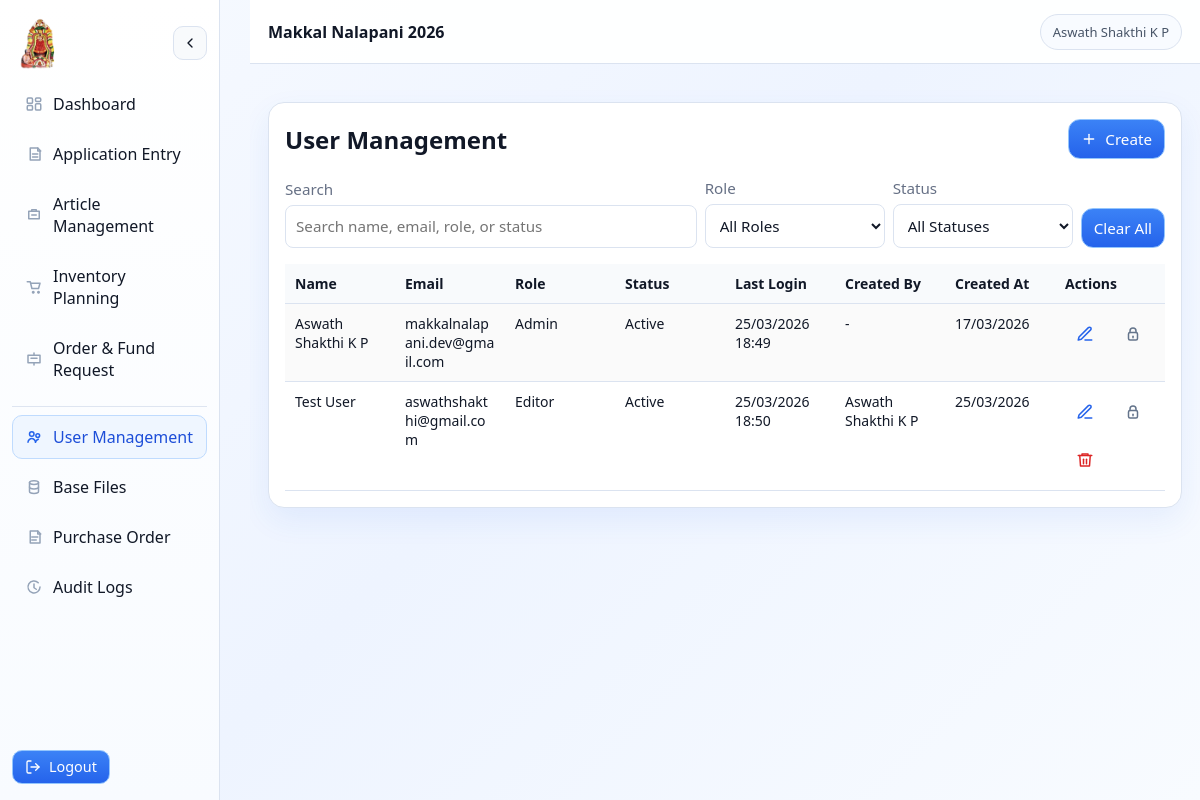
Before: /ui/users/ (signed in) with the older database file.
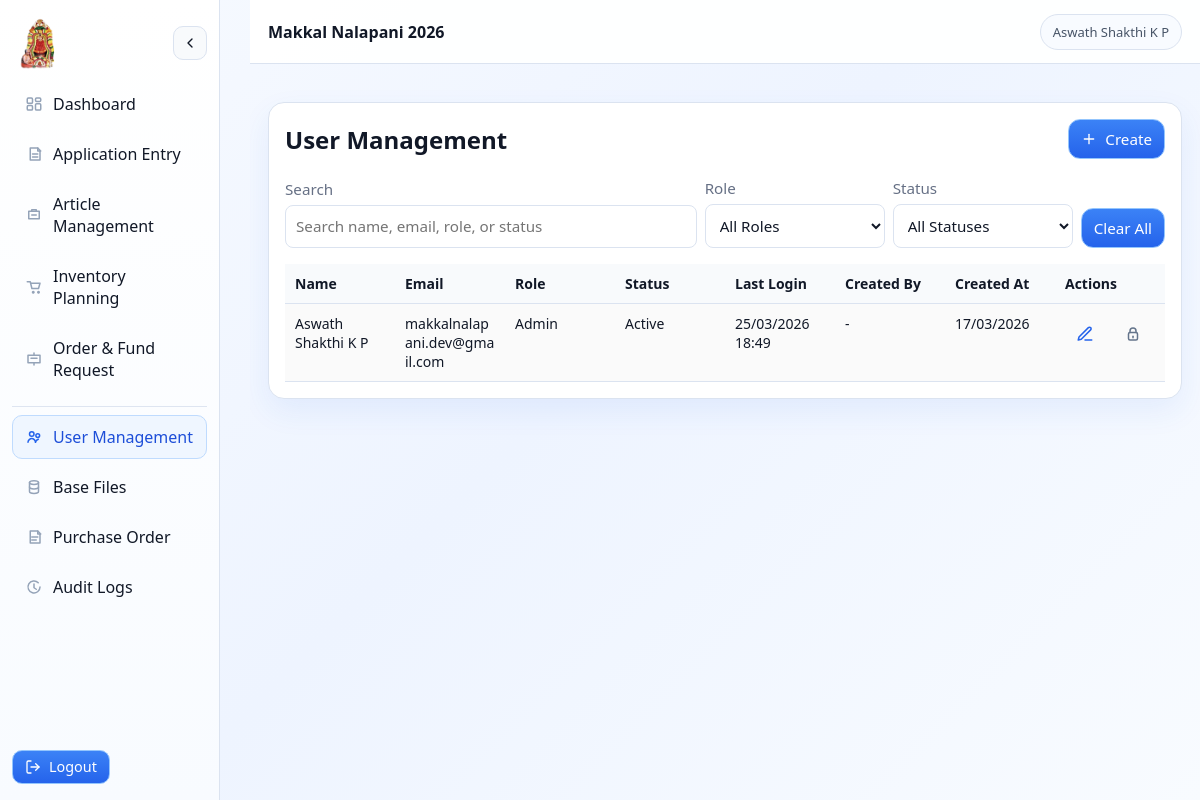
After: the same page with the newer database file.
### core/models.py (models this page shows, shortened)
class AppUser(AbstractUser):
    id = models.UUIDField(primary_key=True, default=uuid4, editable=False)
    username = None
    email = models.EmailField(unique=True)
    role = models.CharField(max_length=12, choices=RoleChoices.choices, default=RoleChoices.VIEWER)
    status = models.CharField(max_length=9, choices=StatusChoices.choices, default=StatusChoices.ACTIVE)
    created_by = models.ForeignKey(
        "self",
        null=True,
        blank=True,
        on_delete=models.SET_NULL,
        related_name="created_app_users",
    )
    created_at = models.DateTimeField(default=timezone.now)
    updated_at = models.DateTimeField(auto_now=True)
    objects = AppUserManager()
    USERNAME_FIELD = "email"
    REQUIRED_FIELDS: list[str] = []
    class Meta:
        db_table = "app_users"
        verbose_name = "App User"
        verbose_name_plural = "App Users"
    @property
    def display_name(self) -> str:
        full = self.get_full_name().strip()
        return full or self.email
    def get_module_permission_map(self):
        cache_name = "_resolved_module_permission_map"
        if hasattr(self, cache_name):
            return getattr(self, cache_name)
        permission_map = build_role_module_permission_map(self.role)
        if hasattr(self, "_prefetched_objects_cache") and "module_permissions" in self._prefetched_objects_cache:
            permission_rows = list(self._prefetched_objects_cache["module_permissions"])
        else:
            permission_rows = list(self.module_permissions.all())
        for permission in permission_rows:
            module_key = permission.module_key
            permission_map[module_key] = {
                f"can_{action}": bool(getattr(permission, f"can_{action}", False))
                for action in ALL_MODULE_PERMISSION_ACTIONS
            }
        setattr(self, cache_name, permission_map)
        return permission_map
    def has_module_permission(self, module_key, action="view"):
        if not getattr(self, "is_authenticated", False):
            return False
        if self.is_superuser:
            return True
        if self.status != StatusChoices.ACTIVE:
            return False
        resolved_key = getattr(module_key, "value", module_key)
        permission_field = action if str(action).startswith("can_") else f"can_{action}"
        return bool(self.get_module_permission_map().get(str(resolved_key), {}).get(permission_field, False))

### core/web_views.py (the view)
# urls.py: path("users/", web_views.UserManagementListView.as_view(), name="user-list"),
class UserManagementListView(LoginRequiredMixin, AdminRequiredMixin, ListView):
    module_key = models.ModuleKeyChoices.USER_MANAGEMENT
    permission_action = "view"
    model = models.AppUser
    template_name = "dashboard/user_management.html"
    context_object_name = "users"
    def get_queryset(self):
        queryset = models.AppUser.objects.select_related("created_by").order_by("first_name", "email")
        if q := (self.request.GET.get("q") or "").strip():
            queryset = queryset.filter(
                Q(first_name__icontains=q)
                | Q(last_name__icontains=q)
                | Q(email__icontains=q)
                | Q(role__icontains=q)
                | Q(status__icontains=q)
            )
        if role := (self.request.GET.get("role") or "").strip():
            queryset = queryset.filter(role=role)
        if status := (self.request.GET.get("status") or "").strip():
            queryset = queryset.filter(status=status)
        return queryset
    def get_context_data(self, **kwargs):
        context = super().get_context_data(**kwargs)
        context["filters"] = {
            "q": (self.request.GET.get("q") or "").strip(),
            "role": (self.request.GET.get("role") or "").strip(),
            "status": (self.request.GET.get("status") or "").strip(),
        }
        context["role_choices"] = models.RoleChoices.choices
        context["status_choices"] = models.StatusChoices.choices
        return context

### templates/dashboard/user_management.html (shortened to what this page needs)
{% extends "base.html" %}
{% block content %}
  <section class="card">
    <div class="toolbar" style="justify-content: space-between;">
      <div><h2 style="margin: 0;">User Management</h2></div>
      <a class="btn" href="{% url 'ui:user-create' %}">Create</a>
    </div>
    <form method="get" id="user-filter-form" class="form-section-card" style="margin: 18px 0 16px;">
      <div class="toolbar" style="align-items:end;">
        <div style="flex:1.3; max-width:520px;">
          <label>Search</label>
          <input class="input" type="text" name="q" value="{{ filters.q }}" placeholder="Search name, email, role, or status">
        </div>
        <div style="width: 180px;">
          <label>Role</label>
          <select class="input" name="role">
            <option value="">All Roles</option>
          </select>
        </div>
        <div style="width: 180px;">
          <label>Status</label>
          <select class="input" name="status">
            <option value="">All Statuses</option>
          </select>
        </div>
        <a class="btn" href="{% url 'ui:user-list' %}">Clear All</a>
      </div>
    </form>
    <div class="table-responsive">
      <table>
        <thead>
          <tr>
            <th>Name</th>
            <th>Email</th>
            <th>Role</th>
            <th>Status</th>
            <th>Last Login</th>
            <th>Created By</th>
            <th>Created At</th>
            <th>Actions</th>
          </tr>
        </thead>
        <tbody>
          {% for user in users %}
            <tr>
              <td>{{ user.display_name }}</td>
              <td>{{ user.email }}</td>
              <td>{{ user.get_role_display }}</td>
              <td><span class="status-text status-{{ user.status }}">{{ user.get_status_display }}</span></td>
              <td>{% if user.last_login %}{{ user.last_login|date:"d/m/Y H:i" }}{% else %}-{% endif %}</td>
              <td>{% if user.created_by %}{{ user.created_by.display_name }}{% else %}-{% endif %}</td>
              <td>{{ user.created_at|date:"d/m/Y" }}</td>
              <td>
                <div class="actions-inline">
                  <a class="btn btn-edit icon-btn" href="{% url 'ui:user-edit' user.pk %}" title="Edit" aria-label="Edit">
                    <svg viewBox="0 0 24 24"><path d="M12 20h9"/><path d="M16.5 3.5a2.1 2.1 0 1 1 3 3L7 19l-4 1 1-4Z"/></svg>
                  </a>
                  <a class="btn btn-reopen icon-btn" href="{% url 'ui:user-reset-password' user.pk %}" title="Reset password" aria-label="Reset password">
                    <svg viewBox="0 0 24 24"><path d="M12 17v-2"/><path d="M8 10V8a4 4 0 1 1 8 0v2"/><rect x="6" y="10" width="12" height="10" rx="2"/></svg>
                  </a>
                  {% if user != request.user %}
                    <form method="post" action="{% url 'ui:user-delete' user.pk %}" style="display:inline;" data-confirm-message="Delete this user?">
                      <button class="btn btn-danger icon-btn" type="submit" title="Delete" aria-label="Delete">
                        <svg viewBox="0 0 24 24"><path d="M3 6h18"/><path d="M8 6V4h8v2"/><path d="M19 6l-1 14H6L5 6"/><path d="M10 11v6"/><path d="M14 11v6"/></svg>
                      </button>
                    </form>
                  {% endif %}
                </div>
              </td>
            </tr>
          {% empty %}
            <tr><td colspan="8">No users found.</td></tr>
          {% endfor %}
        </tbody>
      </table>
    </div>
  </section>
{% endblock %}

### templates/base.html (shortened to what this page needs)
<!doctype html>
<html lang="en">
<head>
  {% load static %}
  <link rel="stylesheet" href="{% static 'core/styles/mnp-theme.css' %}">
</head>
<body class="light {% if 'login' in request.path %}mnp-login{% endif %}">
  <div class="app-shell">
    <aside class="sidebar" id="app-sidebar">
      <div class="sidebar-header">
        <div class="sidebar-brand-row">
          <img class="sidebar-brand-logo" src="{% static 'core/images/login-logo.webp' %}" alt="Makkal Nala Pani logo">
          {% if request.user.is_authenticated %}
            <button class="sidebar-toggle" id="sidebar-close-toggle" type="button" aria-label="Close sidebar">
            </button>
          {% endif %}
        </div>
      </div>
      <nav class="menu">
        {% if request.user.is_authenticated %}
          {% with module_perms=request.user.get_module_permission_map %}
          <a href="{% url 'ui:dashboard' %}" class="menu-item {% if request.path == '/ui/' or '/ui/dashboard/' in request.path %}active{% endif %}">
            <span class="menu-icon"><svg viewBox="0 0 24 24"><rect x="3" y="4" width="7" height="7" rx="1.5"/><rect x="14" y="4" width="7" height="4.5" rx="1.5"/><rect x="14" y="11.5" width="7" height="8.5" rx="1.5"/><rect x="3" y="14" width="7" height="6" rx="1.5"/></svg></span><span class="menu-label">Dashboard</span>
          </a>
          {% if module_perms.application_entry.can_view %}
            <a href="{% url 'ui:master-entry' %}" class="menu-item {% if 'master-entry' in request.path %}active{% endif %}">
              <span class="menu-icon"><svg viewBox="0 0 24 24"><path d="M7 4h10l3 3v13H7z"/><path d="M17 4v4h4"/><path d="M10 12h7"/><path d="M10 16h7"/></svg></span><span class="menu-label">Application Entry</span>
            </a>
          {% endif %}
          {% if module_perms.article_management.can_view %}
            <a href="{% url 'ui:article-list' %}" class="menu-item {% if 'article' in request.path %}active{% endif %}">
              <span class="menu-icon"><svg viewBox="0 0 24 24"><path d="M5 7h14v10H5z"/><path d="M9 7V5h6v2"/><path d="M9 12h6"/></svg></span><span class="menu-label">Article Management</span>
            </a>
          {% endif %}
          {% if module_perms.inventory_planning.can_view %}
            <a href="{% url 'ui:order-management' %}" class="menu-item {% if 'order-management' in request.path %}active{% endif %}">
              <span class="menu-icon"><svg viewBox="0 0 24 24"><path d="M3 5h4l2.2 9h8.8l2-7H8.5"/><path d="M10 19a1 1 0 1 1 0 .01"/><path d="M17 19a1 1 0 1 1 0 .01"/></svg></span><span class="menu-label">Inventory Planning</span>
            </a>
          {% endif %}
          {% if module_perms.order_fund_request.can_view %}
            <div class="menu-group {% if 'fund-request' in request.path %}open{% endif %}">
              <div class="menu-group-head">
                <button class="menu-item menu-group-trigger {% if 'fund-request' in request.path and not request.GET.status %}active{% endif %}" type="button" aria-label="Toggle Order & Fund Request submenu" aria-expanded="{% if 'fund-request' in request.path %}true{% else %}false{% endif %}">
                  <span class="menu-icon"><svg viewBox="0 0 24 24"><path d="M4 7h16v10H4z"/><path d="M8 11h8"/><path d="M12 7V4"/><path d="M12 20v-3"/></svg></span><span class="menu-label">Order & Fund Request</span>
                </button>
              </div>
            </div>
          {% endif %}
          {% if module_perms.user_management.can_view or module_perms.base_files.can_view or module_perms.purchase_order.can_view or module_perms.audit_logs.can_view %}
            <div class="menu-divider"></div>
            {% if module_perms.user_management.can_view %}
              <a href="{% url 'ui:user-list' %}" class="menu-item {% if '/ui/users/' in request.path %}active{% endif %}">
                <span class="menu-icon"><svg viewBox="0 0 24 24"><circle cx="9" cy="8" r="3"/><circle cx="17" cy="10" r="2.5"/><path d="M4 19c0-2.8 2.8-5 5-5s5 2.2 5 5"/><path d="M14 19c.3-1.9 1.8-3.4 3.8-4"/></svg></span><span class="menu-label">User Management</span>
              </a>
            {% endif %}
            {% if module_perms.base_files.can_view %}
              <a href="{% url 'ui:master-data-districts' %}" class="menu-item {% if 'master-data' in request.path %}active{% endif %}">
                <span class="menu-icon"><svg viewBox="0 0 24 24"><ellipse cx="12" cy="6" rx="6" ry="2.5"/><path d="M6 6v6c0 1.4 2.7 2.5 6 2.5s6-1.1 6-2.5V6"/><path d="M6 12v6c0 1.4 2.7 2.5 6 2.5s6-1.1 6-2.5v-6"/></svg></span><span class="menu-label">Base Files</span>
              </a>
            {% endif %}
            {% if module_perms.purchase_order.can_view %}
              <a href="{% url 'ui:purchase-order-list' %}" class="menu-item {% if '/ui/purchase-orders/' in request.path %}active{% endif %}">
                <span class="menu-icon"><svg viewBox="0 0 24 24"><path d="M7 4h10l3 3v13H7z"/><path d="M17 4v4h4"/><path d="M9 12h8"/><path d="M9 16h6"/></svg></span><span class="menu-label">Purchase Order</span>
              </a>
            {% endif %}
            {% if module_perms.audit_logs.can_view %}
              <a href="{% url 'ui:application-audit-logs' %}" class="menu-item {% if 'applications/audit-logs' in request.path %}active{% endif %}">
                <span class="menu-icon"><svg viewBox="0 0 24 24"><path d="M12 8v5l3 2"/><path d="M20 12a8 8 0 1 1-2.34-5.66"/></svg></span><span class="menu-label">Audit Logs</span>
              </a>
            {% endif %}
          {% endif %}
          {% endwith %}
        {% else %}
          <a href="{% url 'ui-login' %}" class="menu-item">Login</a>
        {% endif %}
      </nav>
      <div class="sidebar-footer">
        {% if request.user.is_authenticated %}
          <a class="btn btn-subtle" href="{% url 'ui-logout' %}"><span class="menu-label">Logout</span></a>
        {% else %}
          <a class="btn btn-subtle" href="{% url 'ui-login' %}"><span class="menu-label">Sign in</span></a>
        {% endif %}
      </div>
    </aside>
    <div class="app-main">
      <header class="topbar">
        <div class="topbar-left">
          <div class="topbar-title">Makkal Nalapani {% now "Y" %}</div>
        </div>
        <div class="topbar-actions">
          <div class="user-pill">
            {% if request.user.is_authenticated %}
              {{ request.user.get_full_name|default:request.user.email }}
            {% else %}
              Not signed in
            {% endif %}
          </div>
        </div>
      </header>
      <main class="app-content">
        <div class="wrap">
          {% block content %}{% endblock %}
        </div>
      </main>
    </div>
  </div>
</body>
</html>

Changed rows visible on the page:
removed AppUser: display_name "Test User", email "aswathshakthi@gmail.com", role "Editor", status "Active", last_login "25/03/2026 18:50", created_by.display_name "Aswath Shakthi K P", created_at "25/03/2026"
